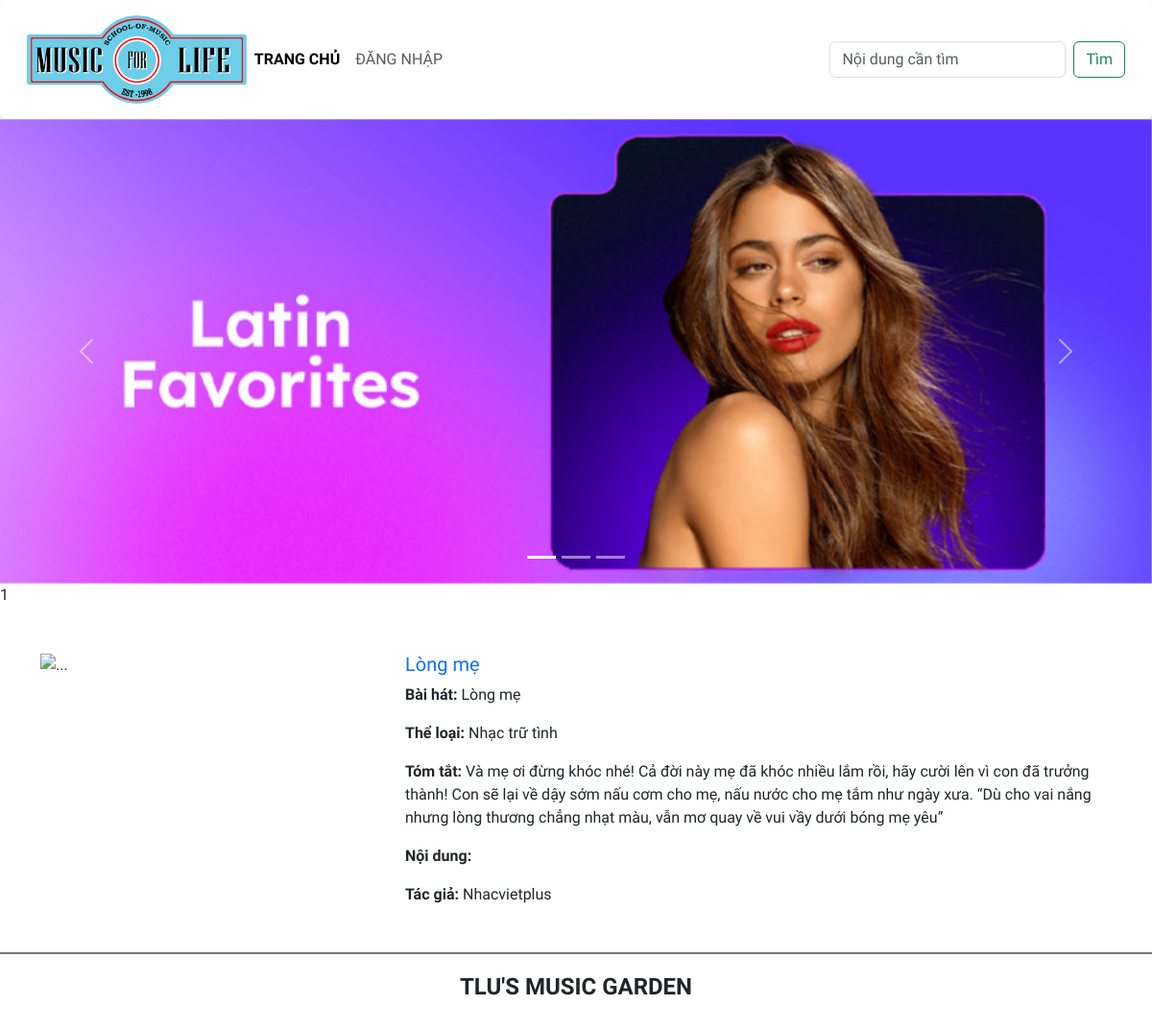
Screenshot of /detail.php?id=1 with the database file from the repository.
### tables this page shows
CREATE TABLE `baiviet` (
  `ma_bviet` int UNSIGNED NOT NULL,
  `tieude` varchar(200) NOT NULL,
  `ten_bhat` varchar(100) NOT NULL,
  `ma_tloai` int UNSIGNED NOT NULL,
  `tomtat` text NOT NULL,
  `noidung` text,
  `ma_tgia` int UNSIGNED NOT NULL,
  `ngayviet` datetime NOT NULL,
  `hinhanh` varchar(200) DEFAULT NULL
);

CREATE TABLE `theloai` (
  `ma_tloai` int UNSIGNED NOT NULL,
  `ten_tloai` varchar(50) NOT NULL,
  `SLBaiViet` int DEFAULT NULL
);

CREATE TABLE `tacgia` (
  `ma_tgia` int UNSIGNED NOT NULL,
  `ten_tgia` varchar(100) NOT NULL,
  `hinh_tgia` varchar(100) DEFAULT NULL
);

### includes/Database.php (called while the page is built, shortened)
<?php
    function handleData($result){
        $res = [];
        while($row = mysqli_fetch_assoc($result)) {
            $res[] = $row;
        }
        return $res;
    }
class Database {
    public $conn = null;
    public $sname = "localhost";
    public $uname = "root";
    public $upass = "admin";
    public $dbname = "btth01_cse485";
    public $sport = 3306;
    public function getConnection(){
        try {
            $this->conn = new mysqli($this->sname, $this->uname, $this->upass, $this->dbname, $this->sport);
        } catch (Exception $e) {
            echo "Connect database fail";
        }
    }
    public function getWithCondition($table, $condition = array()) {
        $sql = "SELECT * FROM $table";
        if ($condition) {
            $sql .= " WHERE";
            foreach($condition as $key => $val){
                $sql .= " $key = '$val'  AND";
            }
            $sql = trim($sql, "AND");
            return handleData($this->conn->query($sql));
        } else {
            return handleData($this->conn->query($sql));
        }
    }
}
    $db = new Database();
?>

### hepler/Support.php (called while the page is built, shortened)
<?php
    function handleImageForFrontend ($url) {
        $url = explode("/", $url);
        array_splice($url, 0, 2);
        $url = implode("/", $url);
        return $url;
    }
?>

### detail.php (the view, shortened to what this page needs)
<!DOCTYPE html>
<html lang="en">
<head>
    <link href="https://cdn.jsdelivr.net/npm/bootstrap@5.3.0-alpha1/dist/css/bootstrap.min.css" rel="stylesheet">
    <link rel="stylesheet" href="css/style.css">
</head>
<body>
    <?php
        include 'layouts/header.php';
        include 'includes/Database.php';
        include 'hepler/Support.php';
        $id = $_GET["id"] ?? 0;
        $article_detail = $db->getWithCondition("baiviet", array("ma_bviet" => $id));
        $author = $db->getWithCondition("tacgia", array("ma_tgia" => $article_detail[0]["ma_tgia"]));
        $category_name = $db->getWithCondition("theloai", array("ma_tloai" => $article_detail[0]["ma_tloai"]));
        echo $id;
    ?>
    <main class="container mt-5">
                <div class="row mb-5">
                    <div class="col-sm-4">
                        <img src="<?php echo handleImageForFrontend($article_detail[0]["hinhanh"]) ?>" class="img-fluid" alt="...">
                    </div>
                    <div class="col-sm-8">
                        <h5 class="card-title mb-2">
                            <a href="" class="text-decoration-none"><?php echo $article_detail[0]["tieude"] ?></a>
                        </h5>
                        <p class="card-text"><span class=" fw-bold">Bài hát: </span><?php echo $article_detail[0]["ten_bhat"] ?></p>
                        <p class="card-text"><span class=" fw-bold">Thể loại: </span><?php echo $category_name[0]["ten_tloai"] ?></p>
                        <p class="card-text"><span class=" fw-bold">Tóm tắt: </span><?php echo $article_detail[0]["tomtat"] ?></p>
                        <p class="card-text"><span class=" fw-bold">Nội dung: </span><?php echo $article_detail[0]["noidung"] ?></p>
                        <p class="card-text"><span class=" fw-bold">Tác giả: </span><?php echo $author[0]["ten_tgia"] ?></p>
                    </div>
        </div>
    </main>
        <?php include 'layouts/footer.php'?>
</body>
</html>

### css/style.css (style rules this page uses)
body { font-family: 'Numans', sans-serif !important; }

### rows the page displays
baiviet: tieude "Lòng mẹ", ten_bhat "Lòng mẹ", tomtat "Và mẹ ơi đừng khóc nhé! Cả đời này mẹ đã khóc nhiều lắm rồi, hãy cười lên vì con đã trưởng thành! Con sẽ lại về dậy sớm nấu cơm cho mẹ, nấu nước cho mẹ tắm như ngày xưa. “Dù cho vai nắng nhưng lòng thương chẳng nhạt màu, vẫn mơ quay về vui vầy dưới bóng mẹ yêu”"
theloai: ten_tloai "Nhạc trữ tình"
tacgia: ten_tgia "Nhacvietplus"

### other values shown
$id "1"
